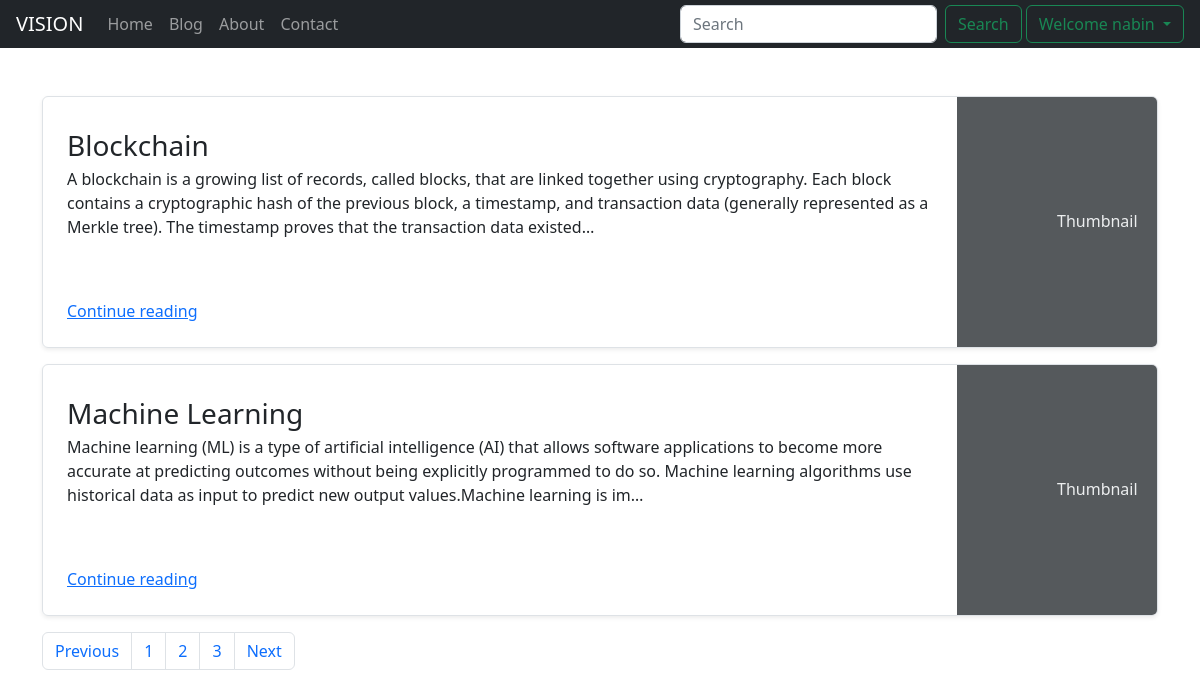
Page /blog/ (signed in) on the committed database.
### blog/models.py (models this page shows, shortened)
class Postblog(models.Model):
    sno=models.AutoField(primary_key=True)
    title=models.CharField(max_length=50)
    author=models.CharField(max_length=13)
    content=models.TextField()
    slug=models.CharField(max_length=130)
    timeStamp= models.DateTimeField(blank=True)

### blog/views.py (the view)
# urls.py: path('', views.blogHome, name='blogHome'),
def blogHome(request):
    allPosts=Postblog.objects.all()
    context={'allPosts':allPosts}
    return render(request,"blog/blogHome.html",context)

### templates/blog/blogHome.html (shortened to what this page needs)
{% extends 'base.html' %}
{%block blogactive%} active {%endblock blogactive%}
{% block body %}
<div class="container my-5 ">
  {% for post in allPosts %}
  <div class="row mb-6 ">
    <div class="col-md-16">
      <div class="row g-0 border rounded overflow-hidden flex-md-row mb-3 shadow-sm h-md-150 position-relative">
        <div class="col p-4 d-flex flex-column position-static">
          <h3 class="mb-0">{{post.title}}</h3>
          <p class="card-text mb-auto">{{post.content|truncatechars:300}}</p>
          <a href="{{post.slug}}" class="stretched-link">Continue reading</a>
        </div>
        <div class="col-auto d-none d-lg-block">
          <svg class="bd-placeholder-img" width="200" height="250" xmlns="http://www.w3.org/2000/svg" role="img" aria-label="Placeholder: Thumbnail" preserveAspectRatio="xMidYMid slice" focusable="false"><title>Placeholder</title><rect width="100%" height="100%" fill="#55595c"></rect><text x="50%" y="50%" fill="#eceeef" dy=".3em">Thumbnail</text></svg>
        </div>
      </div>
    </div>
  </div>
  {% endfor %}
  <nav aria-label="Page navigation example">  <ul class="pagination">
      <li class="page-item"><a class="page-link" href="#">Previous</a></li>
      <li class="page-item"><a class="page-link" href="#">1</a></li>
      <li class="page-item"><a class="page-link" href="#">2</a></li>
      <li class="page-item"><a class="page-link" href="#">3</a></li>
      <li class="page-item"><a class="page-link" href="#">Next</a></li>
    </ul>
  </nav>
  {% endblock body %}

### templates/base.html (shortened to what this page needs)
<!doctype html>
<html lang="en">
  <head>
    <link href="https://cdn.jsdelivr.net/npm/bootstrap@5.2.0-beta1/dist/css/bootstrap.min.css" rel="stylesheet">
  </head>
  <body>
    <nav class="navbar navbar-expand-lg navbar-dark bg-dark p-1">
        <div class="container-fluid">
          <a class="navbar-brand" href="/">VISION</a>
          <div class="collapse navbar-collapse" id="navbarSupportedContent">
            <ul class="navbar-nav me-auto mb-2 mb-lg-0">
              <li class="nav-item{%block homeactive%}{%endblock homeactive%}">
                <a class="nav-link" aria-current="page" href="/home">Home</a>
              </li>
              <li class="nav-item {%block blogactive%}{%endblock blogactive%}">
                <a class="nav-link" href="/blog">Blog</a>
              <li class="nav-item {%block aboutactive%}{%endblock aboutactive%} ">
                <a class="nav-link " href="/about">About</a>
              </li>
              <li class="nav-item {%block contactactive%}{%endblock contactactive%}">
                <a class="nav-link " href="/contact">Contact</a>
            </ul>
            <form method="get" action="/search" class="d-flex" role="search">
              <input name="search" id="search" class="form-control me-2" type="search" placeholder="Search" aria-label="Search">
              <button class="btn btn-outline-success mr-3" type="submit">Search</button>
            </form>
            {%if user.is_authenticated%}:
            <div class="dropdown ">
              <a class="btn btn-outline-success mr-3 dropdown-toggle" href="#" role="button" id="dropdownMenuLink" data-bs-toggle="dropdown" aria-expanded="false">Welcome
              {{request.user}}
              </a>
            </div>
{%endif%}
          </div>
        </div>
      </nav>
      {% block body %}{% endblock body %}
  </body>
</html>

### rows in the picture
Postblog: title "Blockchain", content "A blockchain is a growing list of records, called blocks, that are linked together using cryptography. Each block contains a cryptographic hash of the previous block, a timestamp, and transaction data (generally represented as a Merkle tree). The timestamp proves that the transaction data existed…"
Postblog: title "Machine Learning", content "Machine learning (ML) is a type of artificial intelligence (AI) that allows software applications to become more accurate at predicting outcomes without being explicitly programmed to do so. Machine learning algorithms use historical data as input to predict new output values.Machine learning is im…"

### other values in the picture
{{ request.user }} "nabin"
